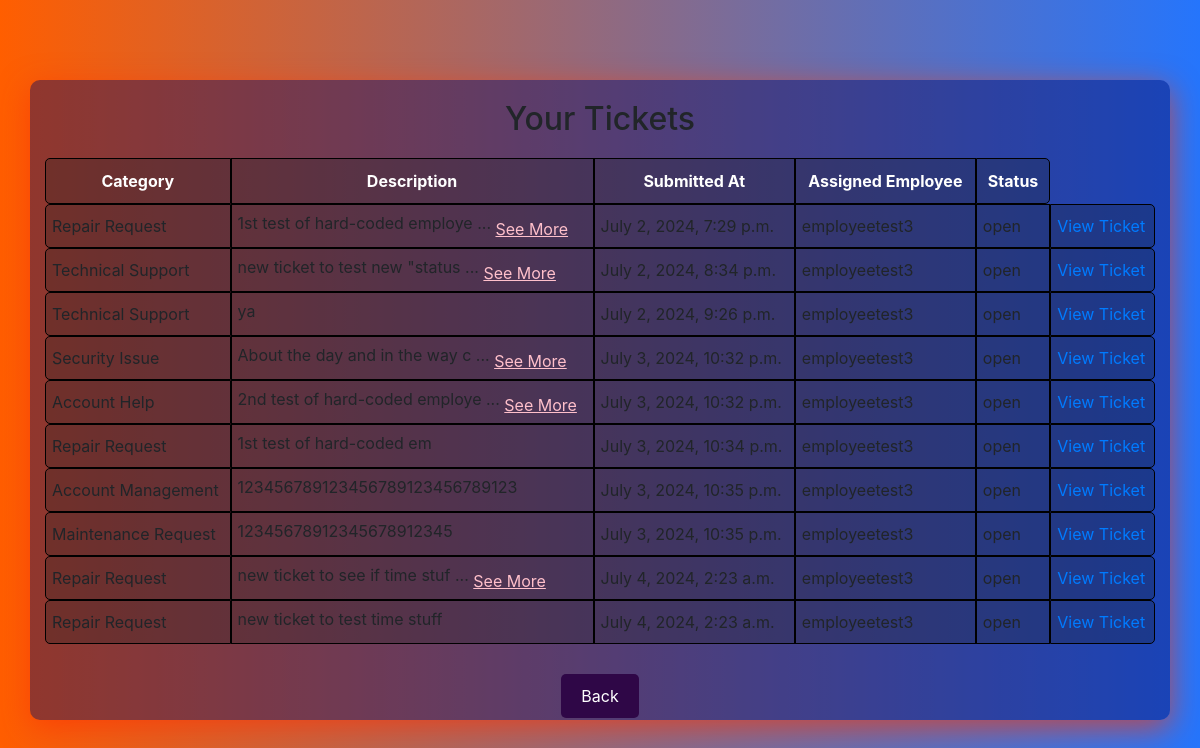
The page /view_tickets/ (signed in) on the database its author committed.
### myapp/models.py (models this page shows, shortened)
class Ticket(models.Model):
    CATEGORY_CHOICES = [
        ('repair', 'Repair Request'),
        ('account', 'Account Help'),
        ('tech_support', 'Technical Support'),
        ('account_management', 'Account Management'),
        ('general_inquiry', 'General Inquiry'),
        ('maintenance', 'Maintenance Request'),
        ('security', 'Security Issue'),
        ('customer_service', 'Customer Service'),
        ('other', 'Other'),
    ]
    user = models.ForeignKey(CustomUser, on_delete=models.CASCADE)
    category = models.CharField(max_length=50, choices=CATEGORY_CHOICES)
    status = models.CharField(max_length=50, choices=[
        ('open', 'Open'),
        ('in_progress', 'In Progress'),
        ('closed', 'Closed'),
    ], default='open')  # Added default value here
    description = models.TextField()
    submitted_at = models.DateTimeField(default=timezone.now)
    assigned_employee = models.ForeignKey(CustomUser, on_delete=models.SET_NULL, null=True, blank=True, related_name='assigned_tickets')
    time_estimate = models.FloatField(default=0)  # Added default value here
    time_spent = models.FloatField(default=0)  # Added default value here

class CustomUser(AbstractUser):
    email = models.EmailField(unique=True)
    USER_TYPE_CHOICES = (
        ('admin', 'Admin'),
        ('employee', 'Employee'),
        ('normal', 'Normal User'),
    )
    user_type = models.CharField(max_length=10, choices=USER_TYPE_CHOICES, default='normal')
    profile_picture = models.ImageField(upload_to='profile_pictures/', null=True, blank=True)

### myapp/views.py (the view)
# urls.py: path('view_tickets/', views.view_tickets, name='view_tickets'),
@login_required
def view_tickets(request):
    tickets = Ticket.objects.filter(user=request.user)
    return render(request, 'view_tickets.html', {'tickets': tickets})

### myapp/templates/view_tickets.html (shortened to what this page needs)
<!DOCTYPE html>
<html lang="en">
<head>
    {% load static %}
    <link rel="stylesheet" href="{% static 'styles.css' %}">
    <link rel="stylesheet" href="https://stackpath.bootstrapcdn.com/bootstrap/4.3.1/css/bootstrap.min.css">
</head>
<body>
    <div class="container">
        <h2>Your Tickets</h2>
        {% if tickets %}
            <table class="ticket-table">
                <thead>
                    <tr>
                        <th class="rounded-header-left">Category</th>
                        <th class="rounded-header-middle">Description</th>
                        <th class="rounded-header-middle">Submitted At</th>
                        <th class="rounded-header-middle">Assigned Employee</th>
                        <th class="rounded-header-right">Status</th>
                    </tr>
                </thead>
                <tbody>
                    {% for ticket in tickets %}
                        <tr>
                            <td class="rounded-header-left">{{ ticket.get_category_display }}</td>
                            <td>
                                <span class="truncate">
                                    {{ ticket.description|slice:":30" }}
                                    {% if ticket.description|length > 30 %}...{% endif %}
                                </span>
                                {% if ticket.description|length > 30 %}
                                    <span class="show-more" onclick="toggleDescription(this)">See More</span>
                                {% endif %}
                            </td>
                            <td class="rounded-header-middle">{{ticket.submitted_at}}</td>
                            <td class="rounded-header-middle">
                                {% if ticket.assigned_employee %}
                                    {{ticket.assigned_employee.username}}
                                {% else %}
                                    Unassigned
                                {% endif %}
                            </td>
                            <td class="rounded-header-middle">{{ ticket.status}}</td>
                            <td class="rounded-header-right">
                                <a href="{% url 'achat_ticket' ticket.id %}">View Ticket</a>
                            </td>
                        </tr>
                    {% endfor %}
                </tbody>
            </table>
        {% else %}
            <p>You have no tickets.</p>
        {% endif %}
        <button class="back-button" onclick="window.location.href='{% url 'normal_dashboard' %}'">Back</button>
    </div>
</body>
</html>

### myapp/static/styles.css (style rules this page uses)
body, html { height: 100%; margin: 0; padding: 0; font-family: 'Arial', sans-serif; background: linear-gradient(to right, rgb(255, 94, 0), #2575fc); color: white; overflow: hidden; }
.container { max-height: 80vh; overflow-y: auto; width: 100%; max-width: 600px; padding: 20px; background: rgba(5, 3, 100, 0.429); border-radius: 10px; box-sizing: border-box; box-shadow: 0 8px 30px rgba(255, 51, 0, 0.657); text-align: center; margin: 80px auto 0 auto; }
button, .button-submit { border: none; padding: 10px 20px; border-radius: 5px; background: #2575fc; color: white; font-size: 1rem; cursor: pointer; transition: background 0.3s ease; margin: 5px 0; }
h1, h2 { margin: 10px 0; font-size: 1.5rem; }
.back-button, .logout-button { margin-top: 10px; padding: 10px 20px; background-color: #2f0747; border: none; border-radius: 5px; color: white; cursor: pointer; }
.ticket-table { border-collapse: separate; border-spacing: 0; width: 100%; margin: 20px 0; }
.ticket-table th { background-color: rgba(30, 27, 27, 0.263); color: white; padding: 10px; text-align: center; border: 1px solid black; }
.rounded-header-left { border-top-left-radius: 5px; border-bottom-left-radius: 5px; }
.rounded-header-middle { border-radius: 0; }
.rounded-header-right { border-top-right-radius: 5px; border-bottom-right-radius: 5px; }
.ticket-table td { background-color: rgba(30, 27, 27, 0.263); border: 1px solid black; padding: 6px; text-align: left; }

### myapp/templates/view_tickets.html (style rules this page uses)
.truncate { white-space: nowrap; overflow: hidden; text-overflow: ellipsis; display: inline-block; }
.show-more { cursor: pointer; color: pink; text-decoration: underline; }

### rows shown on the page
Ticket: category "Repair Request", description "1st test of hard-coded employe", shows "See More", submitted_at "July 2, 2024, 7:29 p.m.", assigned_employee.username "employeetest3", status "open"
Ticket: category "Technical Support", description "new ticket to test new \"status", shows "See More", submitted_at "July 2, 2024, 8:34 p.m.", assigned_employee.username "employeetest3", status "open"
Ticket: category "Technical Support", description "ya", submitted_at "July 2, 2024, 9:26 p.m.", assigned_employee.username "employeetest3", status "open"
Ticket: category "Security Issue", description "About the day and in the way c", shows "See More", submitted_at "July 3, 2024, 10:32 p.m.", assigned_employee.username "employeetest3", status "open"
Ticket: category "Account Help", description "2nd test of hard-coded employe", shows "See More", submitted_at "July 3, 2024, 10:32 p.m.", assigned_employee.username "employeetest3", status "open"
Ticket: category "Repair Request", description "1st test of hard-coded em", submitted_at "July 3, 2024, 10:34 p.m.", assigned_employee.username "employeetest3", status "open"
Ticket: category "Account Management", description "123456789123456789123456789123", submitted_at "July 3, 2024, 10:35 p.m.", assigned_employee.username "employeetest3", status "open"
Ticket: category "Maintenance Request", description "12345678912345678912345", submitted_at "July 3, 2024, 10:35 p.m.", assigned_employee.username "employeetest3", status "open"
Ticket: category "Repair Request", description "new ticket to see if time stuf", shows "See More", submitted_at "July 4, 2024, 2:23 a.m.", assigned_employee.username "employeetest3", status "open"
Ticket: category "Repair Request", description "new ticket to test time stuff", submitted_at "July 4, 2024, 2:23 a.m.", assigned_employee.username "employeetest3", status "open"
